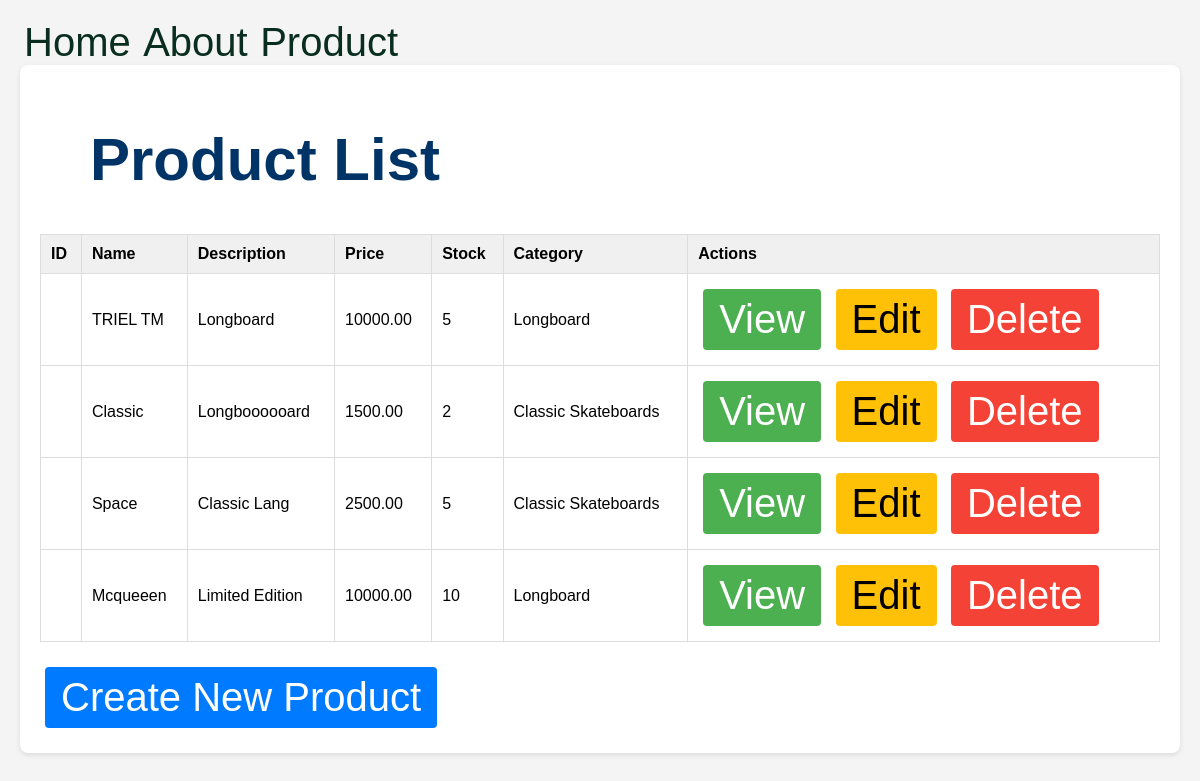
Screenshot of /products/ with the database file from the repository.
### app/models.py (models this page shows, shortened)
class Product(models.Model):
    productID = models.CharField(max_length=20, primary_key=True)
    name = models.CharField(max_length=100)
    description = models.TextField()
    price = models.DecimalField(max_digits=10, decimal_places=2)
    stock = models.PositiveIntegerField()
    category = models.ForeignKey(Category, related_name="products", on_delete=models.CASCADE)
    image = models.ImageField(null=True, blank=True, upload_to='images/')

class Category(models.Model):
    categoryID = models.AutoField(primary_key=True)
    name = models.CharField(max_length=50, unique=True)
    description = models.TextField(null=True, blank=True)
    def __str__(self):
        return self.name

### app/views.py (the view)
# urls.py: path('products/', ProductListView.as_view(), name='product_list'),
class ProductListView(ListView):
    model = Product
    template_name = 'app/product_list.html'
    context_object_name = 'product_list'

### app/templates/app/product_list.html
{% extends 'app/base.html' %}
{% load static %}
{% block content %}
    <link rel="stylesheet" href="{% static 'css/style.css' %}">
<div class="product-list-container">
    <h1>Product List</h1>
    <table class="product-table">
        <thead>
            <tr>
                <th>ID</th>
                <th>Name</th>
                <th>Description</th>
                <th>Price</th>
                <th>Stock</th>
                <th>Category</th>
                <th>Actions</th>
            </tr>
        </thead>
        <tbody>
            {% for product in product_list %}
            <tr>
                <td>{{ product.id }}</td>
                <td>{{ product.name }}</td>
                <td class="description">{{ product.description }}</td>  <td>{{ product.price }}</td>
                <td>{{ product.stock }}</td>
                <td>{{ product.category }}</td>
                <td class="actions">
                    <a href="{% url 'product_detail' pk=product.pk %}" class="btn btn-view">View</a>
                    <a href="{% url 'product_update' pk=product.pk %}" class="btn btn-edit">Edit</a>
                    <a href="{% url 'product_delete' pk=product.pk %}" class="btn btn-delete">Delete</a>
                </td>
            </tr>
            {% endfor %}
        </tbody>
    </table>
    <a href="{% url 'product_create' %}" class="btn btn-create">Create New Product</a>
</div>
{% endblock content %}

### app/templates/app/base.html (shortened to what this page needs)
{% load static %}
<!DOCTYPE html>
<html lang="en">
<head>
    <link rel="stylesheet" href="{% static 'css/base.css' %}">
</head>
<body>
{% include 'app/navbar.html' %}
{% block content %}{% endblock content %}
</body>
</html>

### app/templates/app/navbar.html
<header>
    <a href="{% url 'home' %}">Home</a>
    <a href="{% url 'about' %}">About</a>
    <a href="{% url 'product_list' %}">Product</a>
</header>

### static/css/base.css (style rules this page uses)
h1 { color: #003366; margin-left: 50px; font-size: 60px; }
a { color: #092e20; font-size: 40px; box-shadow: inset 0 0 0 0 gray; padding: 0 .25rem; transition: color .3s ease-in-out, box-shadow .3s ease-in-out; text-decoration: none; position: relative; }
body { background-repeat: no-repeat; background-attachment: fixed; background-size: cover; }

### static/css/style.css (style rules this page uses)
body { font-family: sans-serif; margin: 20px; background-color: #f4f4f4; }
.product-list-container, .form-container { background-color: white; padding: 20px; border-radius: 8px; box-shadow: 0 2px 5px rgba(0, 0, 0, 0.1); margin-bottom: 20px; }
.product-table { width: 100%; border-collapse: collapse; margin-bottom: 20px; }
.product-table th, .product-table td { padding: 10px; border: 1px solid #ddd; text-align: left; }
.product-table th { background-color: #f0f0f0; font-weight: bold; }
.description { max-width: 200px; overflow: hidden; text-overflow: ellipsis; white-space: nowrap; }
.actions { white-space: nowrap; }
.btn { display: inline-block; padding: 8px 16px; margin: 5px; text-decoration: none; border-radius: 4px; border: none; cursor: pointer; transition: background-color 0.3s; }
.btn-view { background-color: #4CAF50; color: white; }
.btn-edit { background-color: #FFC107; color: black; }
.btn-delete { background-color: #F44336; color: white; }
.btn-create, .btn-submit { background-color: #007bff; color: white; }

### rows the page displays
Product: name "TRIEL TM", description "Longboard", price "10000.00", stock "5", category "Longboard"
Product: name "Classic", description "Longboooooard", price "1500.00", stock "2", category "Classic Skateboards"
Product: name "Space", description "Classic Lang", price "2500.00", stock "5", category "Classic Skateboards"
Product: name "Mcqueeen", description "Limited Edition", price "10000.00", stock "10", category "Longboard"
